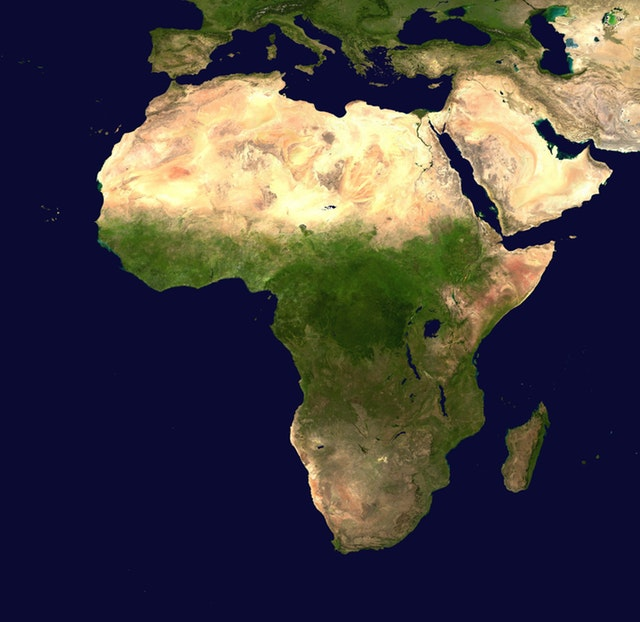
#> input picture 8.1 map.jpg.jpg, 640 x 622 px, given in place of the camera
$ python odev_nesne_izi_surme-9k.py
#> lines starting #> are read from the running program, lines starting #| are printed output that depends on the picture; after the words box and inside, x2 and y2 are one past the last pixel; in counts of white or black regions, pixels touching at a corner belong together
import cv2
import numpy as np

cap=cv2.VideoCapture(0)

while True:
    _,frame=cap.read()
#> frame is the input picture: shape (622, 640, 3); mean B, G, R 66.4, 64, 68.6
    frame=cv2.flip(frame,1)
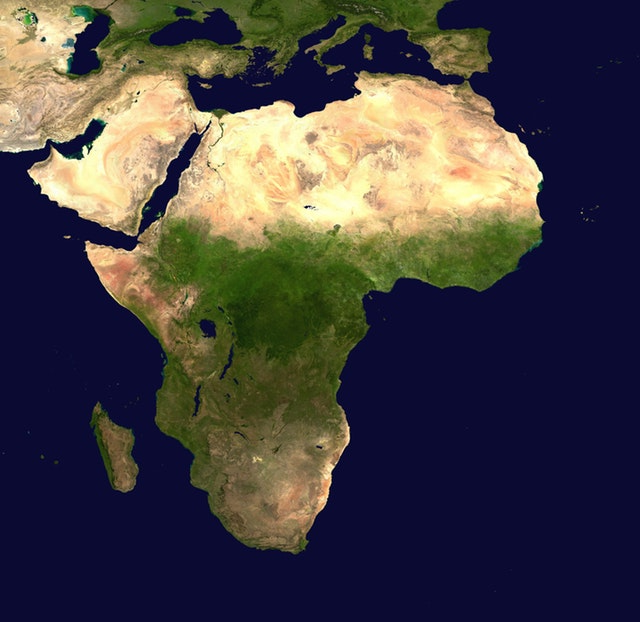
#> frame: shape (622, 640, 3); mean B, G, R 66.4, 64, 68.6
    hsv=cv2.cvtColor(frame,cv2.COLOR_BGR2HSV)
#> hsv: shape (622, 640, 3); mean H, S, V 82.4, 170.1, 93.5

    lower_black=np.array([0,0,0])
    upper_black=np.array([241,95,87])

    mask=cv2.inRange(hsv,lower_black,upper_black)
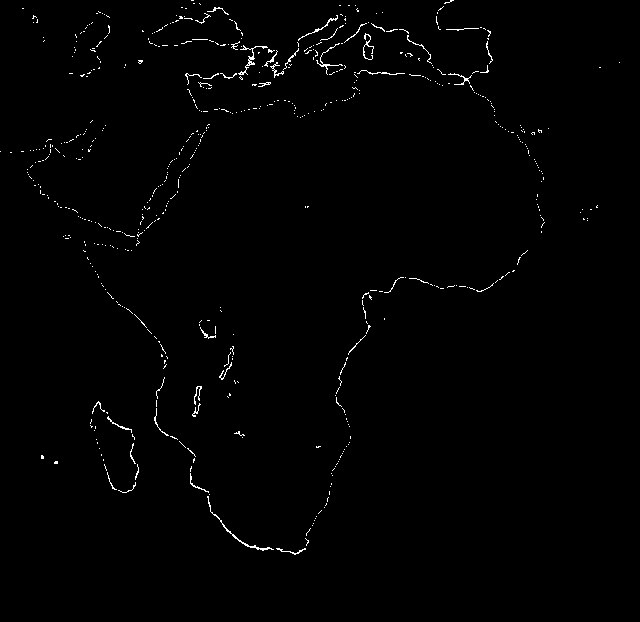
#> mask: shape (622, 640); 0.9% white in thin lines or dots, all inside (x1, y1, x2, y2) = (0, 0, 620, 555)
    res = cv2.bitwise_and(frame,frame,mask=mask)
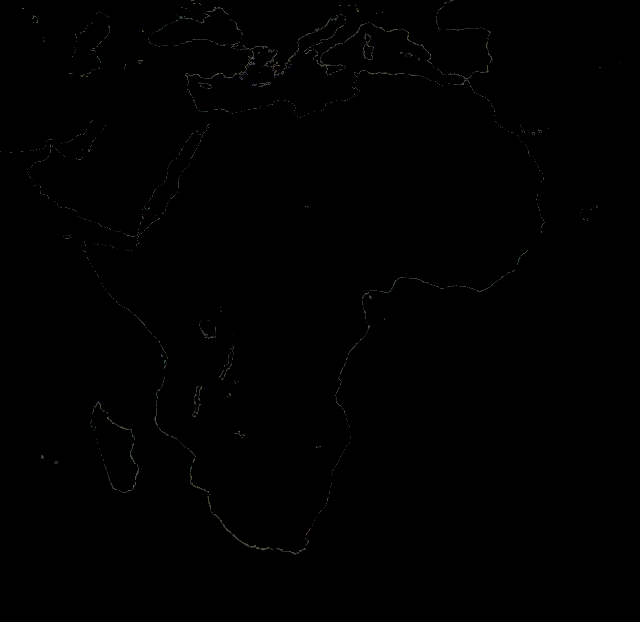
#> res: shape (622, 640, 3); mean B, G, R 0.4, 0.5, 0.4

    cv2.imshow("frame",frame)
    cv2.imshow("mask",mask)
    cv2.imshow("result",res)

    if cv2.waitKey(5) & 0xFF==ord("q"):
#> (key q is pressed here)
        break


cap.release()
cv2.destroyAllWindows()
